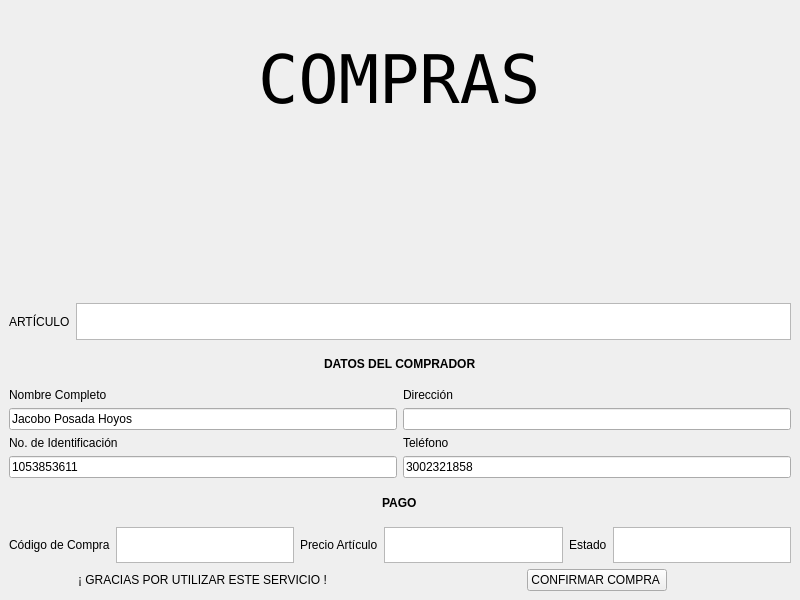
<?xml version="1.0" encoding="UTF-8"?>
<ui version="4.0">
 <class>MainWindow</class>
 <widget class="QMainWindow" name="MainWindow">
  <property name="geometry">
   <rect>
    <x>0</x>
    <y>0</y>
    <width>800</width>
    <height>600</height>
   </rect>
  </property>
  <property name="windowTitle">
   <string>MainWindow</string>
  </property>
  <widget class="QWidget" name="centralwidget">
   <layout class="QGridLayout" name="gridLayout_2">
    <item row="1" column="0">
     <layout class="QVBoxLayout" name="verticalLayout">
      <item>
       <layout class="QHBoxLayout" name="horizontalLayout_3">
        <item>
         <widget class="QLabel" name="titulo_articulo_a_comprar">
          <property name="text">
           <string>ARTÍCULO</string>
          </property>
         </widget>
        </item>
        <item>
         <widget class="QListView" name="lista_articulo_a_comprar">
          <property name="sizePolicy">
           <sizepolicy hsizetype="Expanding" vsizetype="Ignored">
            <horstretch>0</horstretch>
            <verstretch>0</verstretch>
           </sizepolicy>
          </property>
         </widget>
        </item>
       </layout>
      </item>
      <item>
       <layout class="QVBoxLayout" name="verticalLayout_5">
        <item alignment="Qt::AlignHCenter">
         <widget class="QLabel" name="titulo_datos_del_comprador">
          <property name="font">
           <font>
            <weight>75</weight>
            <bold>true</bold>
           </font>
          </property>
          <property name="text">
           <string>DATOS DEL COMPRADOR</string>
          </property>
         </widget>
        </item>
       </layout>
      </item>
      <item>
       <layout class="QHBoxLayout" name="horizontalLayout">
        <item>
         <layout class="QVBoxLayout" name="verticalLayout_4">
          <item>
           <widget class="QLabel" name="titulo_nombre">
            <property name="text">
             <string>Nombre Completo</string>
            </property>
           </widget>
          </item>
          <item>
           <widget class="QLineEdit" name="nombre_completo_comprador">
            <property name="text">
             <string>Jacobo Posada Hoyos</string>
            </property>
           </widget>
          </item>
          <item>
           <widget class="QLabel" name="titulo_identificacion">
            <property name="text">
             <string>No. de Identificación</string>
            </property>
           </widget>
          </item>
          <item>
           <widget class="QLineEdit" name="identificacion_comprador">
            <property name="text">
             <string>1053853611</string>
            </property>
           </widget>
          </item>
         </layout>
        </item>
        <item>
         <layout class="QVBoxLayout" name="verticalLayout_3">
          <item>
           <widget class="QLabel" name="titulo_direccion">
            <property name="text">
             <string>Dirección</string>
            </property>
           </widget>
          </item>
          <item>
           <widget class="QLineEdit" name="direccion_comprador"/>
          </item>
          <item>
           <widget class="QLabel" name="titulo_telefono">
            <property name="text">
             <string>Teléfono</string>
            </property>
           </widget>
          </item>
          <item>
           <widget class="QLineEdit" name="telefono_comprador">
            <property name="inputMask">
             <string/>
            </property>
            <property name="text">
             <string>3002321858</string>
            </property>
           </widget>
          </item>
         </layout>
        </item>
       </layout>
      </item>
      <item>
       <layout class="QGridLayout" name="gridLayout_3">
        <item row="0" column="0" alignment="Qt::AlignHCenter">
         <widget class="QLabel" name="titulo_pago">
          <property name="font">
           <font>
            <weight>75</weight>
            <bold>true</bold>
           </font>
          </property>
          <property name="text">
           <string>PAGO</string>
          </property>
         </widget>
        </item>
       </layout>
      </item>
      <item>
       <layout class="QHBoxLayout" name="horizontalLayout_5">
        <item>
         <widget class="QLabel" name="titulo_codigo_de_compra">
          <property name="text">
           <string>Código de Compra</string>
          </property>
         </widget>
        </item>
        <item>
         <widget class="QListView" name="lista_codigo_de_compra">
          <property name="sizePolicy">
           <sizepolicy hsizetype="Expanding" vsizetype="Ignored">
            <horstretch>0</horstretch>
            <verstretch>0</verstretch>
           </sizepolicy>
          </property>
         </widget>
        </item>
        <item>
         <widget class="QLabel" name="titulo_precio_articulo">
          <property name="text">
           <string>Precio Artículo</string>
          </property>
         </widget>
        </item>
        <item>
         <widget class="QListView" name="lista_precio_articulo_comprar">
          <property name="sizePolicy">
           <sizepolicy hsizetype="Expanding" vsizetype="Ignored">
            <horstretch>0</horstretch>
            <verstretch>0</verstretch>
           </sizepolicy>
          </property>
         </widget>
        </item>
        <item>
         <widget class="QLabel" name="titulo_estado">
          <property name="text">
           <string>Estado</string>
          </property>
         </widget>
        </item>
        <item>
         <widget class="QListView" name="estado_articulo">
          <property name="sizePolicy">
           <sizepolicy hsizetype="Expanding" vsizetype="Ignored">
            <horstretch>0</horstretch>
            <verstretch>0</verstretch>
           </sizepolicy>
          </property>
         </widget>
        </item>
       </layout>
      </item>
      <item>
       <layout class="QHBoxLayout" name="horizontalLayout_4">
        <item alignment="Qt::AlignHCenter">
         <widget class="QLabel" name="agradecimiento">
          <property name="text">
           <string>¡ GRACIAS POR UTILIZAR ESTE SERVICIO !</string>
          </property>
         </widget>
        </item>
        <item alignment="Qt::AlignHCenter">
         <widget class="QPushButton" name="boton_confirmar_compra">
          <property name="layoutDirection">
           <enum>Qt::RightToLeft</enum>
          </property>
          <property name="text">
           <string>CONFIRMAR COMPRA </string>
          </property>
          <property name="icon">
           <iconset>
            <normaloff>../Downloads/1445295903_shopping_cart.png</normaloff>../Downloads/1445295903_shopping_cart.png</iconset>
          </property>
          <property name="iconSize">
           <size>
            <width>30</width>
            <height>28</height>
           </size>
          </property>
         </widget>
        </item>
       </layout>
      </item>
     </layout>
    </item>
    <item row="0" column="0">
     <layout class="QVBoxLayout" name="verticalLayout_2">
      <item alignment="Qt::AlignHCenter">
       <widget class="QLabel" name="titulo_compras">
        <property name="font">
         <font>
          <family>Fixedsys</family>
          <pointsize>50</pointsize>
         </font>
        </property>
        <property name="text">
         <string>COMPRAS</string>
        </property>
       </widget>
      </item>
      <item alignment="Qt::AlignHCenter">
       <widget class="QLabel" name="icono_compras">
        <property name="text">
         <string/>
        </property>
        <property name="pixmap">
         <pixmap>../Downloads/1445295903_shopping_cart.png</pixmap>
        </property>
       </widget>
      </item>
     </layout>
    </item>
   </layout>
  </widget>
 </widget>
 <resources/>
 <connections/>
</ui>
